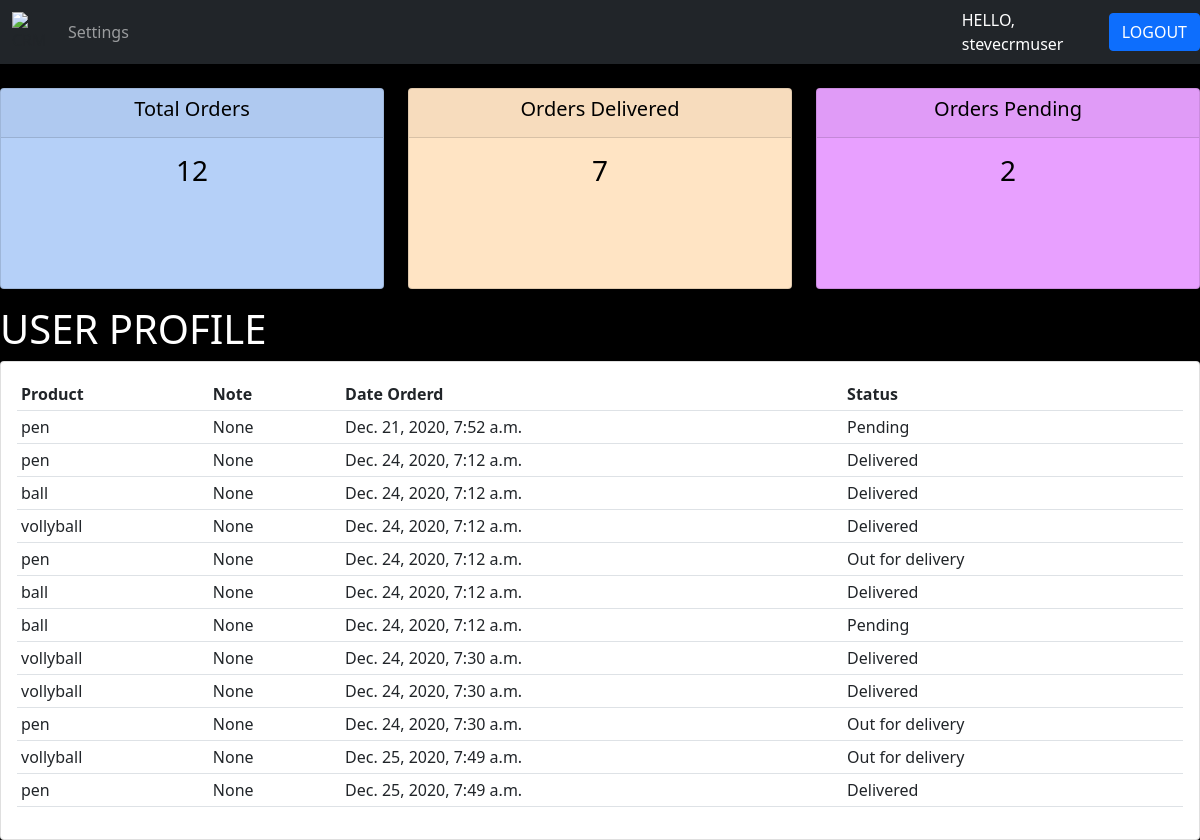
/user-page/ (signed in), run on the app's committed database.
### accounts/models.py (models this page shows)
class Order(models.Model):
    STATUS =(
        ('Pending', 'Pending'),
        ('Out for delivery','out for delivery'),
        ('Delivered', 'Delivered')
    )
    customer= models.ForeignKey(Customer, on_delete=models.SET_NULL, null=True)
    product = models.ForeignKey(Product, on_delete=models.SET, null=True)
    status = models.CharField(max_length=200,null=True, choices=STATUS)
    date_created = models.DateTimeField(auto_now_add=True,null=True)
    note = models.CharField(max_length=200,null=True)
    def __str__(self):
        return self.product.name

class Product(models.Model):
    CATEGORY = (
        ('Indoor', 'Indoor'),
        ('Outdoor', 'Outdoor'),
        )
    name = models.CharField(max_length=200)
    price= models.FloatField(null=True)
    category = models.CharField(max_length=200,null=True, choices=CATEGORY)
    description = models.CharField(max_length=200,null=True)
    date_created = models.DateTimeField(max_length=200,null=True)
    tags = models.ManyToManyField(Tag)
    def __str__(self):
        return self.name

### accounts/decorators.py (the view)
		def wrapper_func(request, *args, **kwargs):
			group = None
			if request.user.groups.exists():
				group = request.user.groups.all()[0].name
			if group in allowed_roles:
				return view_func(request, *args, **kwargs)
			else:
				return HttpResponse('You are not authorized to view this page')

### accounts/views.py (called while the page is built)
@login_required(login_url='login')
@allowed_users(allowed_roles=['customer'])
def userPage(request):
        orders = request.user.customer.order_set.all()
        total_order = orders.count()
        delivered = orders.filter(status='Delivered').count()
        pending = orders.filter(status='Pending').count()
        print('ORDERS:', orders)
        context = {'orders':orders,'total_order':total_order,'delivered':delivered,'pending':pending}
        return render(request, 'accounts/user.html', context)

### accounts/templates/accounts/user.html (shortened to what this page needs)
{% extends 'accounts/base.html' %}
{% block content %}
{% include 'accounts/status.html'  %}
<h1>USER PROFILE</h1>
<div class="row">
	<div class="col-md">
		<div class="card card-body">
			<table class="table table-sm">
				<tr>
					<th>Product</th>
					<th>Note</th>
					<th>Date Orderd</th>
					<th>Status</th>
				</tr>
				{% for order in orders %}
				<tr>
					<td>{{order.product}}</td>
					<td>{{order.note}}</td>
					<td>{{order.date_created}}</td>
					<td>{{order.status}}</td>
				</tr>
				{% endfor %}
			</table>
		</div>
	</div>
</div>
{% endblock content %}

### accounts/templates/accounts/navbar.html (shortened to what this page needs)
{% load static %}
<nav class="navbar navbar-expand-lg navbar-dark bg-dark">
  <div class="container-fluid">
    <img src="{%static 'images/logo.png' %}" alt="CRM">
    <div class="collapse navbar-collapse" id="navbarNav">
      <ul class="navbar-nav">
        {% if requet.user.is_staff %}
                  <li class="nav-item">
                    <a class="nav-link" href="{%url 'home'%}">DashBoard</a>
                  </li>
                  <li class="nav-item">
                    <a class="nav-link" href="{%url 'products'%}">Products</a>
                  </li>
              {% else %}
                 <li class="nav-item">
                   <a class="nav-link" href="{%url 'account'%}">Settings</a>
                 </li>
        {% endif %}
      </ul>
    </div>
  </div>
  <span id = "msg">HELLO,   {{request.user}}</span>
  <span><a href="{%url 'logout' %}"  class = "btn btn-primary"> LOGOUT </a></span>
</nav>

### accounts/templates/accounts/base.html (style rules this page uses)
body { background-color: black }

### accounts/templates/accounts/navbar.html (style rules this page uses)
#msg { color:white; margin-right:20px; }

### accounts/templates/accounts/user.html (style rules this page uses)
h1 { color: white; }

### data on the page
Order: product "pen", note "None", date_created "Dec. 21, 2020, 7:52 a.m.", status "Pending"
Order: product "pen", note "None", date_created "Dec. 24, 2020, 7:12 a.m.", status "Delivered"
Order: product "ball", note "None", date_created "Dec. 24, 2020, 7:12 a.m.", status "Delivered"
Order: product "vollyball", note "None", date_created "Dec. 24, 2020, 7:12 a.m.", status "Delivered"
Order: product "pen", note "None", date_created "Dec. 24, 2020, 7:12 a.m.", status "Out for delivery"
Order: product "ball", note "None", date_created "Dec. 24, 2020, 7:12 a.m.", status "Delivered"
Order: product "ball", note "None", date_created "Dec. 24, 2020, 7:12 a.m.", status "Pending"
Order: product "vollyball", note "None", date_created "Dec. 24, 2020, 7:30 a.m.", status "Delivered"
Order: product "vollyball", note "None", date_created "Dec. 24, 2020, 7:30 a.m.", status "Delivered"
Order: product "pen", note "None", date_created "Dec. 24, 2020, 7:30 a.m.", status "Out for delivery"
Order: product "vollyball", note "None", date_created "Dec. 25, 2020, 7:49 a.m.", status "Out for delivery"
Order: product "pen", note "None", date_created "Dec. 25, 2020, 7:49 a.m.", status "Delivered"

### other printed values
{{ request.user }} "stevecrmuser"
{{ total_order }} "12"
{{ delivered }} "7"
{{ pending }} "2"
